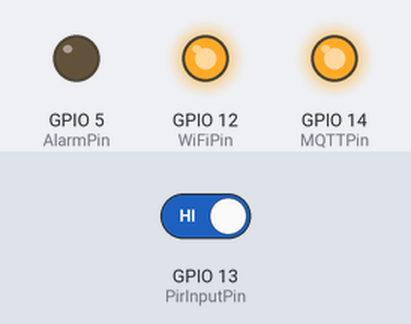
Simulated run of this sketch. Board: ESP8266 (NodeMCU). Shown: output pins drawn as LEDs (lit = HIGH). Inputs (shaded band) come from the test bench; at power-on: GPIO 13 (PirInputPin) HIGH. WiFi joins after 1.5 s; servers stay silent unless stated; the local clock reads 2024-03-15 10:24:30 at power-on unless the sketch sets it; random numbers use the default seed unless the sketch sets one; no MQTT or app messages arrive unless stated; what the sketch prints to the serial monitor is not drawn.

Above: at 2.7 s.
2.8 s: GPIO 13 (PirInputPin) driven LOW
At 4.9 s:
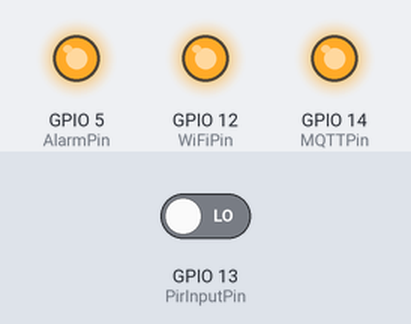
15.8 s: GPIO 13 (PirInputPin) driven HIGH
At 18.1 s:
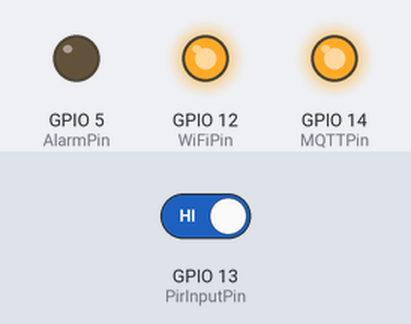
Timing chart, 0 to 19.6 s (numbered marks = the images above; inputs shaded):
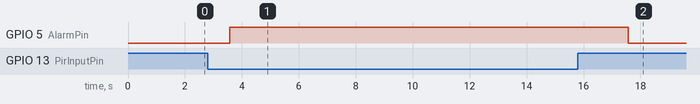

Measured:
- after the input at 2.8 s, GPIO 5 (AlarmPin): LOW → HIGH after 0.77 s
- after the input at 15.8 s, GPIO 5 (AlarmPin): HIGH → LOW after 1.8 s

The sketch:

esp8266_pir.ino
```cpp
#include "ESP8266WiFi.h"
#include <PubSubClient.h>
#include <time.h>


// Update these with values suitable for your network.
const char* ssid = "ESCRITORIO";
const char* password = "xxx";
const char* mqtt_server = "192.168.1.18";
#define mqtt_port 1883
#define MQTT_USER ""
#define MQTT_PASSWORD ""
#define MQTT_PUBLISH "home/pir1"
#define MQTT_RECEIVER "home/pir1"
int receivedData = 0;
int receivedData_Before ;
char* hora_e_data;


//Inputs and outputs
int analogPin = A0; //not used yet
int WiFiPin = 12; // WiFi on pin
int MQTTPin = 14; // MQTT on pin
int AlarmPin = 5; // Alarm on pin
int PirInputPin = 13; // Pir input, using pull-down resistor in the PIR NC

int pir = 0;                    // the pir initial value


WiFiClient wifiClient;

PubSubClient client(wifiClient);

void setup_wifi() {
    delay(10);
    // We start by connecting to a WiFi network
    Serial.println();
    Serial.print("Connecting to ");
    Serial.println(ssid);
    WiFi.begin(ssid, password);
    while (WiFi.status() != WL_CONNECTED) {
      delay(500);
      Serial.print(".");
    }
    randomSeed(micros());
    Serial.println("");
    Serial.println("WiFi connected");
    Serial.println("IP address: ");
    Serial.println(WiFi.localIP());
    configTime(1 * 3600, 1, "pool.ntp.org", "time.nist.gov");
    Serial.println("\nWaiting for time");
    while (!time(nullptr)) {
      Serial.print(".");
      delay(500);
    }
    //time_t now = time(nullptr);
    //Serial.println(ctime(&now));
    digitalWrite(WiFiPin, HIGH); // sets the digital pin on
}

void reconnect() {
  // Loop until we're reconnected
  while (!client.connected()) {
    Serial.print("Attempting MQTT connection...");
    // Create a random client ID
    String clientId = "ESP32Client-";
    clientId += String(random(0xffff), HEX);
    // Attempt to connect
    if (client.connect(clientId.c_str(),MQTT_USER,MQTT_PASSWORD)) {
      Serial.println("connected");
      //Once connected, publish an announcement...
      client.publish(MQTT_PUBLISH, "online");
      Serial.println("MQTT connection up");
      // ... and resubscribe
      client.subscribe(MQTT_RECEIVER);
      digitalWrite(MQTTPin, HIGH); // sets the digital pin on
    } else {
      Serial.print("failed, rc=");
      Serial.print(client.state());
      Serial.println(" try again in 5 seconds");
      digitalWrite(MQTTPin, LOW); // sets the digital pin off
      // Wait 5 seconds before retrying
      delay(5000);
    }
  }
}

void callback(char* topic, byte *payload, unsigned int length) {
    //Serial.println("-------new message from broker-----");
    //Serial.print("channel:");
    //Serial.println(topic);
    //Serial.print("data:");
    Serial.write(payload, length);
    //Serial.println();
    receivedData = payload[0]-48;
}

void setup() {
  Serial.begin(115200);
  pinMode(WiFiPin, OUTPUT);
  pinMode(MQTTPin, OUTPUT);
  pinMode(AlarmPin, OUTPUT);
  digitalWrite(WiFiPin, LOW); // sets the digital pin off
  digitalWrite(MQTTPin, LOW); // sets the digital pin off
  digitalWrite(AlarmPin, LOW); // sets the digital pin off
  pinMode(PirInputPin, INPUT);
  Serial.setTimeout(500);// Set time out for
  setup_wifi();
  client.setServer(mqtt_server, mqtt_port);
  client.setCallback(callback);
  reconnect();
}

void publishSerialData(char *serialData){
  if (!client.connected()) {
    reconnect();
  }
  client.publish(MQTT_PUBLISH, serialData);
}


void loop() {
   client.loop();

   pir = digitalRead(PirInputPin);
   if (pir == 0 ) {
       time_t now = time(nullptr);
       //Serial.println(ctime(&now));
       hora_e_data = ctime(&now);
       client.publish(MQTT_PUBLISH, hora_e_data);
       digitalWrite(AlarmPin, HIGH); // sets the digital pin on
   }
   delay(2000);        // delay in between reads for stability and to reduce MQTT messages
   digitalWrite(AlarmPin, LOW); // sets the digital pin off

 }
```
